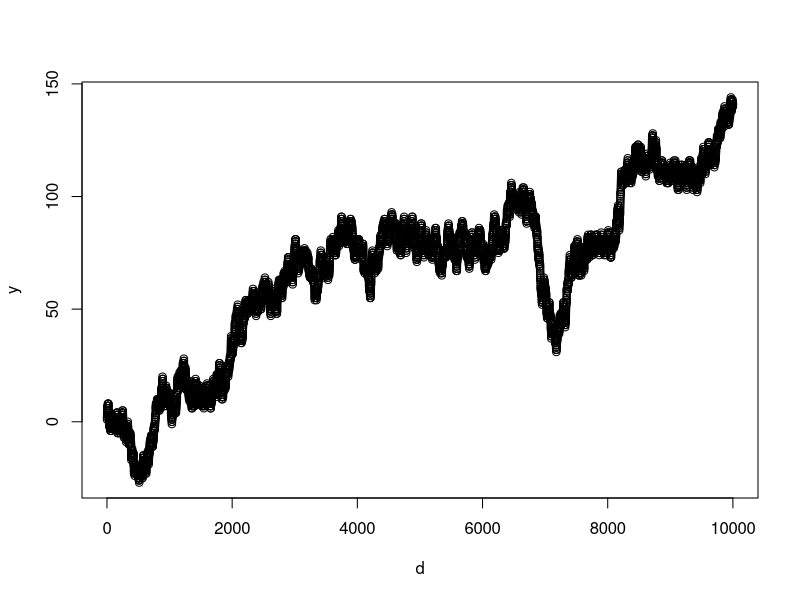

Write the R code that produced this figure.
x <- sample(c(1,-1), size=10001, prob = c(0.5,0.5), replace = TRUE)
y <- cumsum(x)

d <- seq(1,10001)

plot(d, y)

#zhetessov Nur

